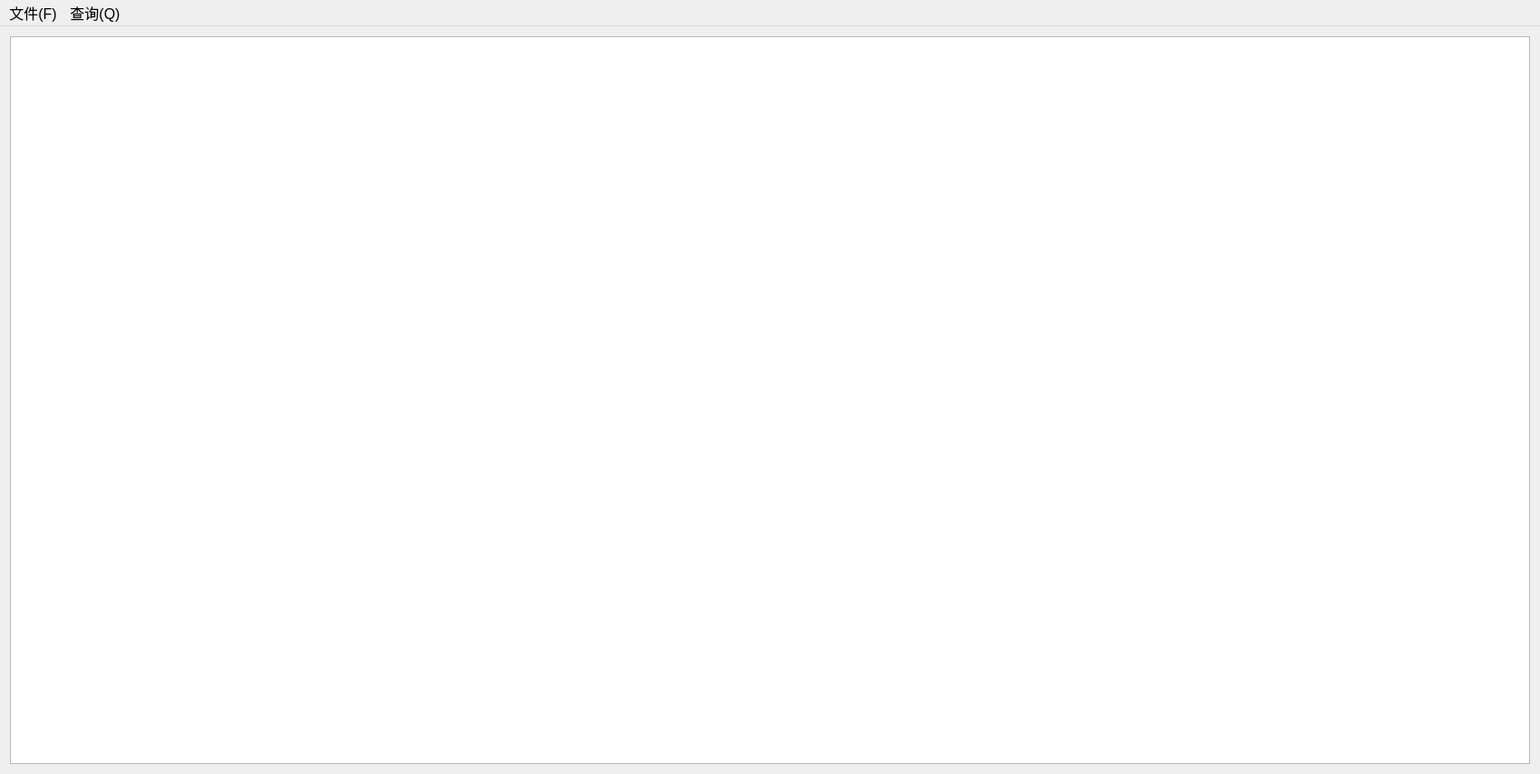
<?xml version="1.0" encoding="UTF-8"?>
<ui version="4.0">
 <class>MatNaviClass</class>
 <widget class="QMainWindow" name="MatNaviClass">
  <property name="geometry">
   <rect>
    <x>0</x>
    <y>0</y>
    <width>1700</width>
    <height>854</height>
   </rect>
  </property>
  <property name="font">
   <font>
    <pointsize>9</pointsize>
   </font>
  </property>
  <property name="windowTitle">
   <string>MatNavi</string>
  </property>
  <property name="styleSheet">
   <string notr="true"/>
  </property>
  <widget class="QWidget" name="centralWidget">
   <property name="styleSheet">
    <string notr="true"/>
   </property>
   <layout class="QGridLayout" name="gridLayout">
    <item row="0" column="0">
     <widget class="QGraphicsView" name="graphicsView">
      <property name="font">
       <font>
        <pointsize>12</pointsize>
       </font>
      </property>
      <property name="mouseTracking">
       <bool>true</bool>
      </property>
      <property name="autoFillBackground">
       <bool>true</bool>
      </property>
      <property name="styleSheet">
       <string notr="true">background-image: url(:/MatNavi/hustmap.bmp);</string>
      </property>
     </widget>
    </item>
   </layout>
  </widget>
  <widget class="QMenuBar" name="menuBar">
   <property name="geometry">
    <rect>
     <x>0</x>
     <y>0</y>
     <width>1700</width>
     <height>22</height>
    </rect>
   </property>
   <property name="font">
    <font>
     <pointsize>12</pointsize>
    </font>
   </property>
   <widget class="QMenu" name="menu_Q">
    <property name="title">
     <string>查询(Q)</string>
    </property>
    <addaction name="action_minChange"/>
    <addaction name="action_searchLoc"/>
   </widget>
   <widget class="QMenu" name="menu_F">
    <property name="title">
     <string>文件(F)</string>
    </property>
    <addaction name="action_open"/>
    <addaction name="action_exit"/>
   </widget>
   <addaction name="menu_F"/>
   <addaction name="menu_Q"/>
  </widget>
  <action name="action_minChange">
   <property name="checkable">
    <bool>true</bool>
   </property>
   <property name="text">
    <string>最少转乘</string>
   </property>
   <property name="font">
    <font>
     <pointsize>12</pointsize>
    </font>
   </property>
  </action>
  <action name="action_searchLoc">
   <property name="checkable">
    <bool>true</bool>
   </property>
   <property name="text">
    <string>搜索地点</string>
   </property>
   <property name="font">
    <font>
     <pointsize>12</pointsize>
    </font>
   </property>
  </action>
  <action name="action_open">
   <property name="checkable">
    <bool>true</bool>
   </property>
   <property name="text">
    <string>读入地图</string>
   </property>
   <property name="font">
    <font>
     <pointsize>12</pointsize>
    </font>
   </property>
  </action>
  <action name="action_exit">
   <property name="checkable">
    <bool>true</bool>
   </property>
   <property name="text">
    <string>退出</string>
   </property>
   <property name="font">
    <font>
     <pointsize>12</pointsize>
    </font>
   </property>
  </action>
 </widget>
 <layoutdefault spacing="6" margin="11"/>
 <resources>
  <include location="MatNavi.qrc"/>
 </resources>
 <connections>
  <connection>
   <sender>action_minChange</sender>
   <signal>triggered(bool)</signal>
   <receiver>MatNaviClass</receiver>
   <slot>minChange()</slot>
   <hints>
    <hint type="sourcelabel">
     <x>-1</x>
     <y>-1</y>
    </hint>
    <hint type="destinationlabel">
     <x>843</x>
     <y>426</y>
    </hint>
   </hints>
  </connection>
  <connection>
   <sender>action_exit</sender>
   <signal>triggered(bool)</signal>
   <receiver>MatNaviClass</receiver>
   <slot>closewnd()</slot>
   <hints>
    <hint type="sourcelabel">
     <x>-1</x>
     <y>-1</y>
    </hint>
    <hint type="destinationlabel">
     <x>843</x>
     <y>426</y>
    </hint>
   </hints>
  </connection>
  <connection>
   <sender>action_open</sender>
   <signal>triggered(bool)</signal>
   <receiver>MatNaviClass</receiver>
   <slot>loadmap()</slot>
   <hints>
    <hint type="sourcelabel">
     <x>-1</x>
     <y>-1</y>
    </hint>
    <hint type="destinationlabel">
     <x>843</x>
     <y>426</y>
    </hint>
   </hints>
  </connection>
  <connection>
   <sender>action_searchLoc</sender>
   <signal>triggered(bool)</signal>
   <receiver>MatNaviClass</receiver>
   <slot>searchLoc()</slot>
   <hints>
    <hint type="sourcelabel">
     <x>-1</x>
     <y>-1</y>
    </hint>
    <hint type="destinationlabel">
     <x>849</x>
     <y>426</y>
    </hint>
   </hints>
  </connection>
 </connections>
 <slots>
  <slot>minChange()</slot>
  <slot>loadmap()</slot>
  <slot>closewnd()</slot>
  <slot>searchLoc()</slot>
 </slots>
</ui>
